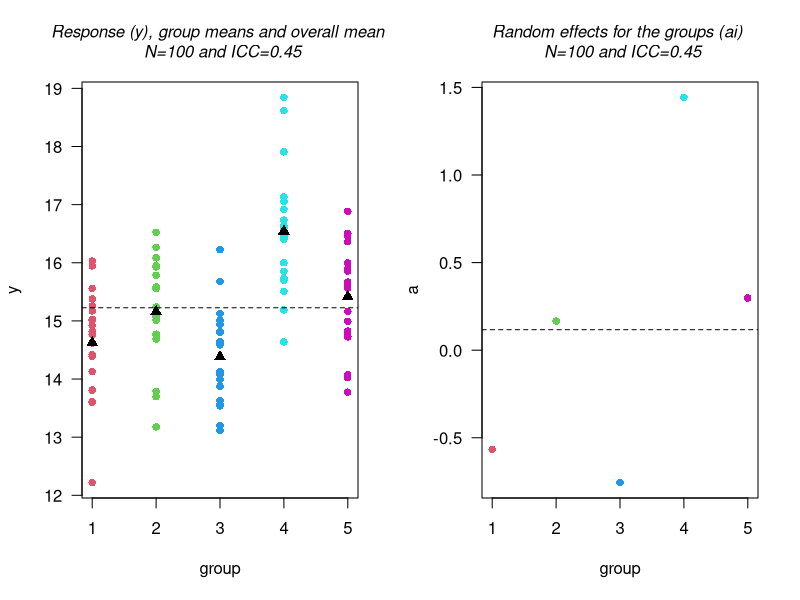
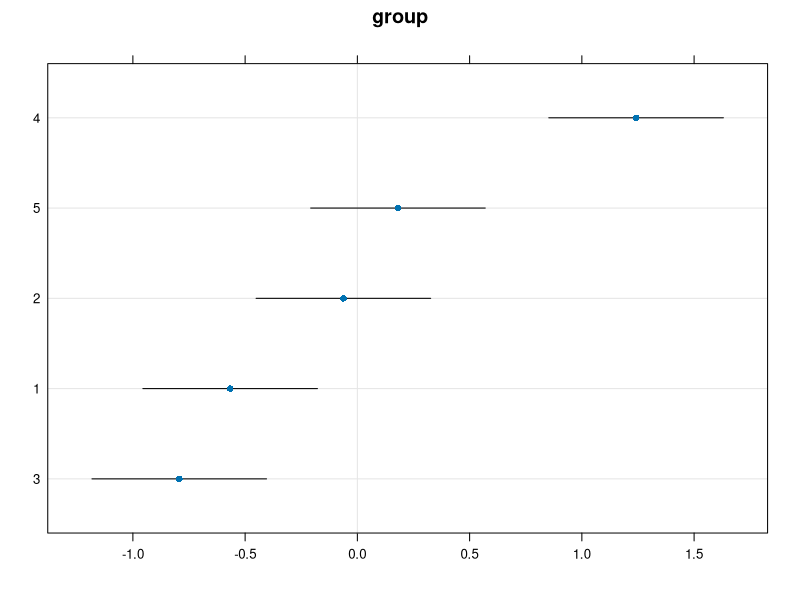
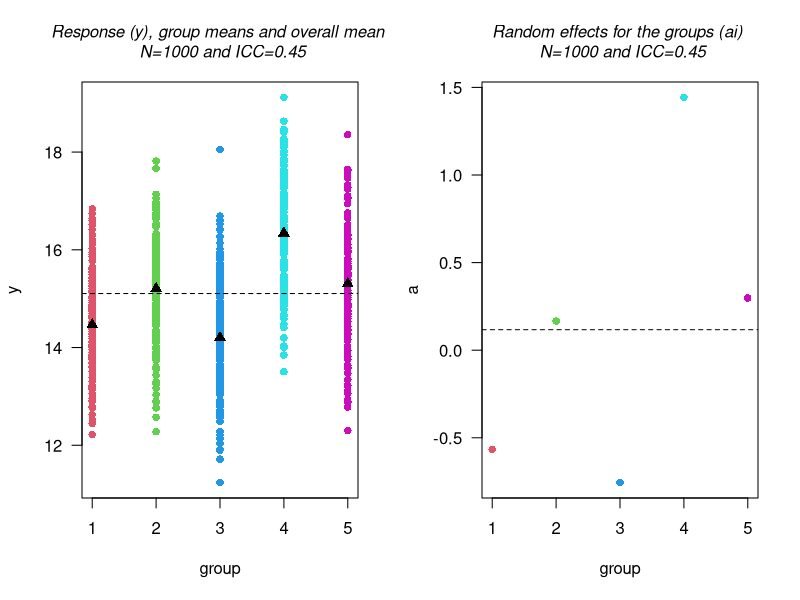
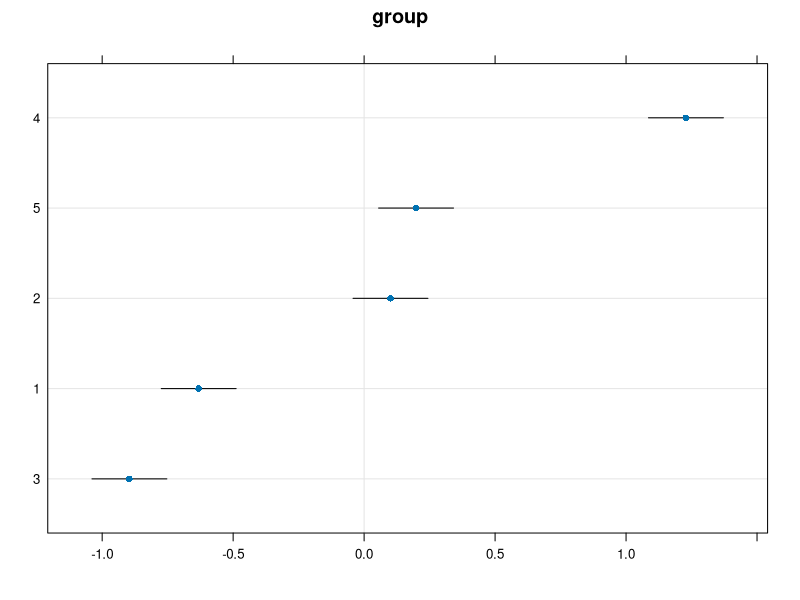
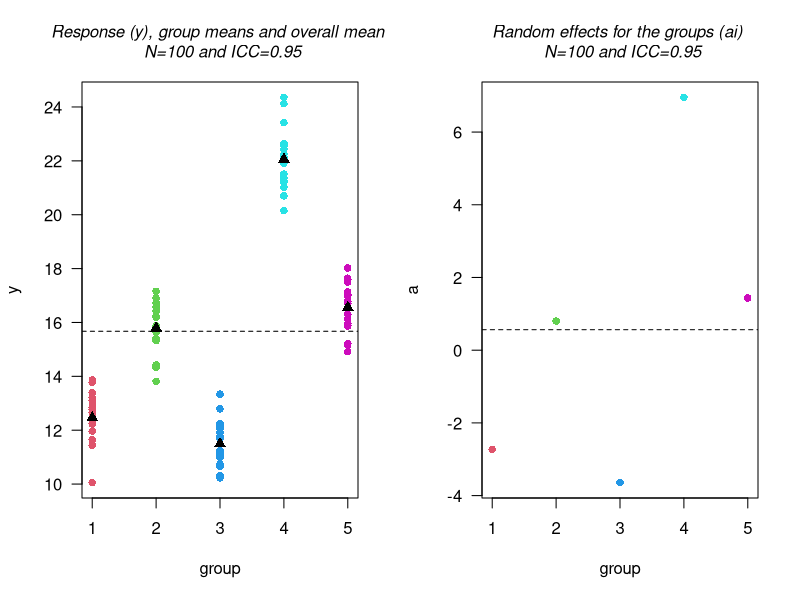
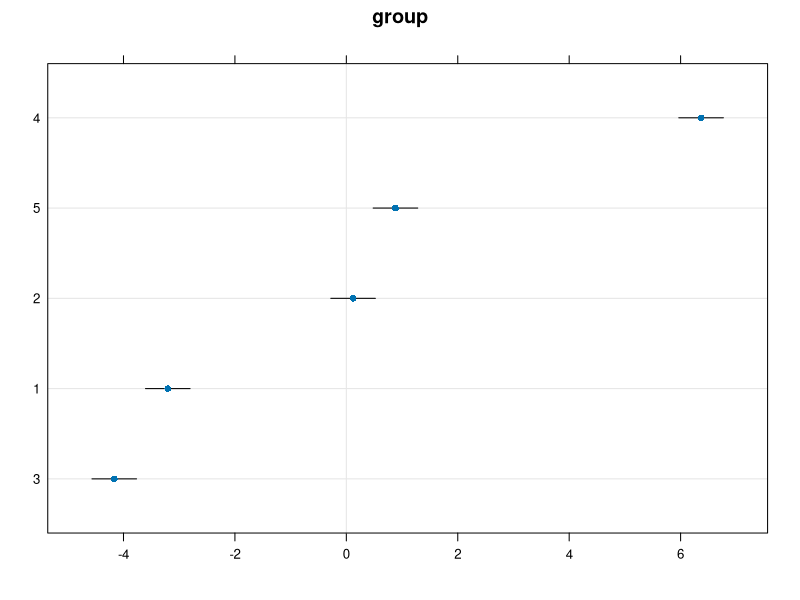
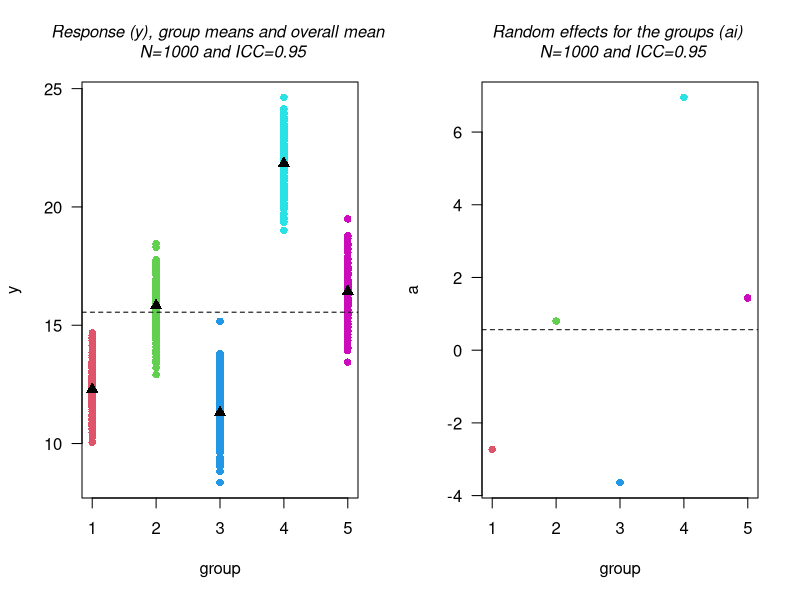
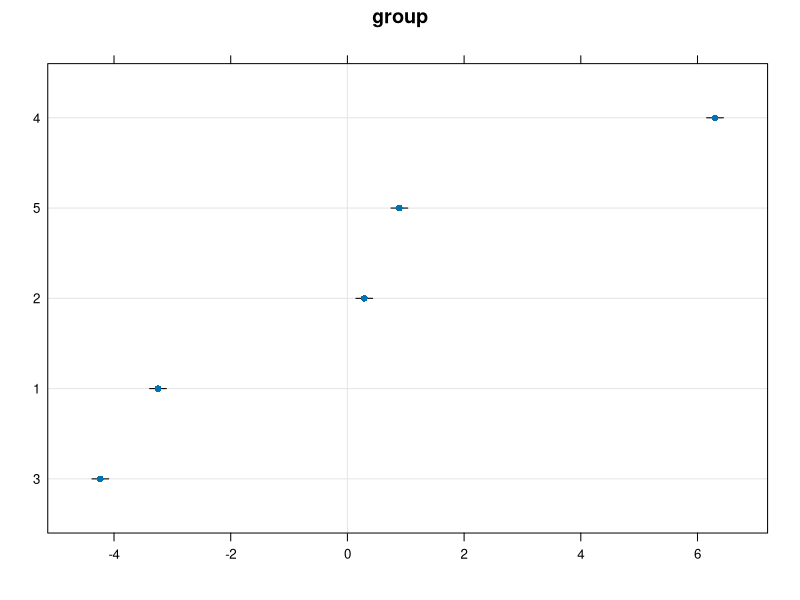

The R source for these figures, in order:
library(lmerTest)

rm(list = ls())


#---------------------------------------------------
# Sample Size 100 and Intraclass correlation 0.45
#---------------------------------------------------

ni <- 20 # sample size for each group
ng <- 5  # number of groups
mu = 15  # mean value

#We want intraclasscorrelation to be 0.45.
#We fix sigmaeps^2=1.
#Solve for sigmaa^2=9/11

sigma_e = sqrt(1)   #residual error variance or experimental error
sigma_a= sqrt(9/11)  # standard deviation of the random factor
sigma_e^2 #1
sigma_a^2 #9/11

#Check if it is 0.45
sigma_a^2/(sigma_a^2+sigma_e^2)# intraclass correlation (ratio of intraclass variance to total variance)

N=ni*ng #Total number of observations

set.seed(1)
df10045 <- data.frame( sample = 1:(ni*ng),
                  group = factor(rep(1:ng, each = ni)),
                  epsilon = rnorm(n = ni*ng, mean = 0, sd = sigma_e))

# epsilon: N(0,1)
df10045$ai<-0.0
set.seed(1)
ai<-rnorm(n=ng,mean = 0, sd = sigma_a)
for(igroup in 1:ng){
  for(iobs in 1:ni){
    df10045[iobs+ ni*(igroup-1),4]<-ai[igroup]
  }
}

## Generate response:
df10045$mu<-mu
df10045$y<- df10045$mu + df10045$ai + df10045$epsilon

#Create plots
str(df10045)
head(df10045,22)

(ymeans10045<-with(df10045,tapply(y, group, mean)))

par(mfrow=c(1,2))
with(df10045, stripchart(y ~ group, xlab='group', ylab='y', 
                    vertical=TRUE,cex=1.0,pch=16, las=1, col=2:11))

points(1:5, ymeans10045, pch = 17, cex = 1.2, col = "black")
abline(h=mean(df10045$y), lty = 2)
title(main=list("Response (y), group means and overall mean \n N=100 and ICC=0.45",cex=1, col="black", font=3))

with(df10045, stripchart(ai ~ group, xlab='group', ylab='a', 
                    vertical=TRUE,cex=1.0,pch=16, las=1, col=2:11))

abline(h=(mean(df10045$ai)), lty = 2, col= "black")
title(main=list("Random effects for the groups (ai) \n N=100 and ICC=0.45",
                cex=1.0, col="black", font=3))

##Fit model
m_lmer10045<-lmer(y~ 1 + (1|group), data=df10045)

summary(m_lmer10045)
#Mu=15.2258

#Estimated ICC
0.6716 / (0.6716 + 0.8195)
#0.4504057

## Confidence interval for mean:
confint(m_lmer10045)
#(Intercept) 14.4135451 16.038087

fixef(m_lmer10045)
ranef(m_lmer10045) #BLUPS estimators

library(lattice)
dotplot(ranef(m_lmer10045, condVar=TRUE), strip = FALSE)


#---------------------------------------------------
# Sample Size 1000 and Intraclass correlation 0.45
#---------------------------------------------------

ni <- 200 # sample size for each group

N=ni*ng #Total number of observations

set.seed(1)
df100045 <- data.frame( sample = 1:(ni*ng),
                       group = factor(rep(1:ng, each = ni)),
                       epsilon = rnorm(n = ni*ng, mean = 0, sd = sigma_e))

# epsilon: N(0,1)
df100045$ai<-0.0
set.seed(1)
ai<-rnorm(n=ng,mean = 0, sd = sigma_a)
for(igroup in 1:ng){
  for(iobs in 1:ni){
    df100045[iobs+ni*(igroup-1),4]<-ai[igroup]
  }
}


## Generate response:
df100045$mu<-mu
df100045$y<- df100045$mu + df100045$ai + df100045$epsilon

#Create plots
str(df100045)
head(df100045,22)

(ymeans100045<-with(df100045,tapply(y, group, mean)))

par(mfrow=c(1,2))
with(df100045, stripchart(y ~ group, xlab='group', ylab='y', 
                         vertical=TRUE,cex=1.0,pch=16, las=1, col=2:11))

points(1:5, ymeans100045, pch = 17, cex = 1.2, col = "black")
abline(h=mean(df100045$y), lty = 2)
title(main=list("Response (y), group means and overall mean \n N=1000 and ICC=0.45",cex=1, col="black", font=3))

with(df100045, stripchart(ai ~ group, xlab='group', ylab='a', 
                         vertical=TRUE,cex=1.0,pch=16, las=1, col=2:11))

abline(h=(mean(df100045$ai)), lty = 2, col= "black")
title(main=list("Random effects for the groups (ai) \n N=1000 and ICC=0.45",
                cex=1.0, col="black", font=3))

##Fit model
m_lmer100045<-lmer(y~ 1 + (1|group), data=df100045)

summary(m_lmer100045)
#Mu=15.1053

#Estimated ICC
0.6955 / (0.6955 + 0.8339)
#0.4547535

## Confidence interval for mean:
confint(m_lmer100045)
#(Intercept) 14.3001926 15.910369


fixef(m_lmer100045)
ranef(m_lmer100045) #BLUPS estimators

library(lattice)
dotplot(ranef(m_lmer100045, condVar=TRUE), strip = FALSE)


#---------------------------------------------------
# Sample Size 100 and Intraclass correlation 0.95
#---------------------------------------------------

ni <- 20 # sample size for each group

#We want intraclasscorrelation to be 0.95.
#We fix sigmaeps^2=1.
#Solve for sigma_a^2=19

sigma_a= sqrt(19)  # standard deviation of the random factor
sigma_a^2 #19

#Check if it is 0.95
sigma_a^2/(sigma_a^2+sigma_e^2)# intraclass correlation (ratio of intraclass variance to total variance)

N=ni*ng #Total number of observations

set.seed(1)
df10095 <- data.frame( sample = 1:(ni*ng),
                       group = factor(rep(1:ng, each = ni)),
                       epsilon = rnorm(n = ni*ng, mean = 0, sd = sigma_e))

# epsilon: N(0,1)
df10095$ai<-0.0
set.seed(1)
ai<-rnorm(n=ng,mean = 0, sd = sigma_a)
for(igroup in 1:ng){
  for(iobs in 1:ni){
    df10095[iobs+ ni*(igroup-1),4]<-ai[igroup]
  }
}

## Generate response:
df10095$mu<-mu
df10095$y<- df10095$mu + df10095$ai + df10095$epsilon

#Create plots
str(df10095)
head(df10095,22)

(ymeans10095<-with(df10095,tapply(y, group, mean)))

par(mfrow=c(1,2))
with(df10095, stripchart(y ~ group, xlab='group', ylab='y', 
                         vertical=TRUE,cex=1.0,pch=16, las=1, col=2:11))

points(1:5, ymeans10095, pch = 17, cex = 1.2, col = "black")
abline(h=mean(df10095$y), lty = 2)
title(main=list("Response (y), group means and overall mean \n N=100 and ICC=0.95",cex=1, col="black", font=3))

with(df10095, stripchart(ai ~ group, xlab='group', ylab='a', 
                         vertical=TRUE,cex=1.0,pch=16, las=1, col=2:11))

abline(h=(mean(df10095$ai)), lty = 2, col= "black")
title(main=list("Random effects for the groups (ai) \n N=100 and ICC=0.95",
                cex=1.0, col="black", font=3))

##Fit model
m_lmer10095<-lmer(y~ 1 + (1|group), data=df10095)

summary(m_lmer10095)
#Mu=15.672

#Estimated ICC
17.2827 / (17.2827  + 4.1572)
#0.8060998

## Confidence interval for mean:
confint(m_lmer10095)
#(Intercept) 11.669524 19.675198

fixef(m_lmer10095)
ranef(m_lmer10095) #BLUPS estimators

library(lattice)
dotplot(ranef(m_lmer10095, condVar=TRUE), strip = FALSE)

#---------------------------------------------------
# Sample Size 1000 and Intraclass correlation 0.95
#---------------------------------------------------

ni <- 200 # sample size for each group

sigma_a= sqrt(19)  # standard deviation of the random factor
sigma_a^2 #19

#Check if it is 0.95
sigma_a^2/(sigma_a^2+sigma_e^2)# intraclass correlation (ratio of intraclass variance to total variance)

N=ni*ng #Total number of observations

set.seed(1)
df100095 <- data.frame( sample = 1:(ni*ng),
                       group = factor(rep(1:ng, each = ni)),
                       epsilon = rnorm(n = ni*ng, mean = 0, sd = sigma_e))

# epsilon: N(0,1)
df100095$ai<-0.0
set.seed(1)
ai<-rnorm(n=ng,mean = 0, sd = sigma_a)
for(igroup in 1:ng){
  for(iobs in 1:ni){
    df100095[iobs+ ni*(igroup-1),4]<-ai[igroup]
  }
}

## Generate response:
df100095$mu<-mu
df100095$y<- df100095$mu + df100095$ai + df100095$epsilon

#Create plots
str(df100095)
head(df100095,22)

(ymeans100095<-with(df100095,tapply(y, group, mean)))

par(mfrow=c(1,2))
with(df100095, stripchart(y ~ group, xlab='group', ylab='y', 
                         vertical=TRUE,cex=1.0,pch=16, las=1, col=2:11))

points(1:5, ymeans100095, pch = 17, cex = 1.2, col = "black")
abline(h=mean(df100095$y), lty = 2)
title(main=list("Response (y), group means and overall mean \n N=1000 and ICC=0.95",cex=1, col="black", font=3))

with(df100095, stripchart(ai ~ group, xlab='group', ylab='a', 
                         vertical=TRUE,cex=1.0,pch=16, las=1, col=2:11))

abline(h=(mean(df100095$ai)), lty = 2, col= "black")
title(main=list("Random effects for the groups (ai) \n N=1000 and ICC=0.95",
                cex=1.0, col="black", font=3))

##Fit model
m_lmer100095<-lmer(y~ 1 + (1|group), data=df100095)

summary(m_lmer100095)
#Mu=15.552

#Estimated ICC
17.265 / (17.265  + 4.155)
#0.8060224

## Confidence interval for mean:
confint(m_lmer100095)
#(Intercept) 11.5552062 19.548445


fixef(m_lmer100095)
ranef(m_lmer100095) #BLUPS estimators

library(lattice)
dotplot(ranef(m_lmer100095, condVar=TRUE), strip = FALSE)


#---------------------------------------------------
# Sample Size 100 and Intraclass correlation 0
#---------------------------------------------------

ni <- 20 # sample size for each group

#We want intraclasscorrelation to be 0.
#We fix sigmaeps^2=1.
#Solve for sigmaa^2=0

sigma_a= sqrt(0)  # standard deviation of the random factor
sigma_a^2 #0

#Check if it is 0
sigma_a^2/(sigma_a^2+sigma_e^2)# intraclass correlation (ratio of intraclass variance to total variance)

N=ni*ng #Total number of observations

set.seed(1)
df100 <- data.frame( sample = 1:(ni*ng),
                        group = factor(rep(1:ng, each = ni)),
                        epsilon = rnorm(n = ni*ng, mean = 0, sd = sigma_e))

# epsilon: N(0,1)
df100$ai<-0.0
set.seed(1)
ai<-rnorm(n=ng,mean = 0, sd = sigma_a)
for(igroup in 1:ng){
  for(iobs in 1:ni){
    df100[iobs+ ni*(igroup-1),4]<-ai[igroup]
  }
}

## Generate response:
df100$mu<-mu
df100$y<- df100$mu + df100$ai + df100$epsilon

#Create plots
str(df100)
head(df100,22)

(ymeans100<-with(df100,tapply(y, group, mean)))

par(mfrow=c(1,2))
with(df100, stripchart(y ~ group, xlab='group', ylab='y', 
                          vertical=TRUE,cex=1.0,pch=16, las=1, col=2:11))

points(1:5, ymeans100, pch = 17, cex = 1.2, col = "black")
abline(h=mean(df100$y), lty = 2)
title(main=list("Response (y), group means and overall mean \n N=100 and ICC=0",cex=1, col="black", font=3))

with(df100, stripchart(ai ~ group, xlab='group', ylab='a', 
                          vertical=TRUE,cex=1.0,pch=16, las=1, col=2:11))

abline(h=(mean(df100$ai)), lty = 2, col= "black")
title(main=list("Random effects for the groups (ai) \n N=100 and ICC=0",
                cex=1.0, col="black", font=3))


##Fit model
m_lmer100<-lmer(y~ 1 + (1|group), data=df100)

summary(m_lmer100)
#Mu=15.10889

#Estimated ICC
0 / (0  + 0)
#NA

## Confidence interval for mean:
confint(m_lmer100)
#(Intercept) 14.932236 15.2855390


fixef(m_lmer100)
ranef(m_lmer100) #BLUPS estimators

library(lattice)
dotplot(ranef(m_lmer100, condVar=TRUE), strip = FALSE)

#---------------------------------------------------
# Sample Size 1000 and Intraclass correlation 0
#---------------------------------------------------

ni <- 200 # sample size for each group

N=ni*ng #Total number of observations

set.seed(1)
df1000 <- data.frame( sample = 1:(ni*ng),
                     group = factor(rep(1:ng, each = ni)),
                     epsilon = rnorm(n = ni*ng, mean = 0, sd = sigma_e))

# epsilon: N(0,1)
df1000$ai<-0.0
set.seed(1)
ai<-rnorm(n=ng,mean = 0, sd = sigma_a)
for(igroup in 1:ng){
  for(iobs in 1:ni){
    df1000[iobs+ ni*(igroup-1),4]<-ai[igroup]
  }
}

## Generate response:
df1000$mu<-mu
df1000$y<- df1000$mu + df1000$ai + df1000$epsilon

#Create plots
str(df1000)
head(df1000,22)

(ymeans1000<-with(df1000,tapply(y, group, mean)))

par(mfrow=c(1,2))
with(df1000, stripchart(y ~ group, xlab='group', ylab='y', 
                       vertical=TRUE,cex=1.0,pch=16, las=1, col=2:11))

points(1:5, ymeans1000, pch = 17, cex = 1.2, col = "black")
abline(h=mean(df1000$y), lty = 2)
title(main=list("Response (y), group means and overall mean \n N=1000 and ICC=0",cex=1, col="black", font=3))

with(df1000, stripchart(ai ~ group, xlab='group', ylab='a', 
                       vertical=TRUE,cex=1.0,pch=16, las=1, col=2:11))

abline(h=(mean(df1000$ai)), lty = 2, col= "black")
title(main=list("Random effects for the groups (ai) \n N=1000 and ICC=0",
                cex=1.0, col="black", font=3))

##Fit model
m_lmer1000<-lmer(y~ 1 + (1|group), data=df1000)

summary(m_lmer1000)
#Mu=14.98835

#Estimated ICC
0 / (0  + 0)
#NA

## Confidence interval for mean:
confint(m_lmer1000)
#(Intercept) 14.9241787 15.0525250

fixef(m_lmer1000)
ranef(m_lmer1000) #BLUPS estimators

library(lattice)
dotplot(ranef(m_lmer1000, condVar=TRUE), strip = FALSE)

#--------------------
# Combined Plots
#--------------------

#PLOT RESPONSE
par(mfrow=c(2,3))

#N=100 ICC=0
with(df100, stripchart(y ~ group, xlab='group', ylab='y', 
                       vertical=TRUE,cex=1.0,pch=16, las=1, col=2:11))

points(1:5, ymeans100, pch = 17, cex = 1.2, col = "black")
abline(h=mean(df100$y), lty = 2)
title(main=list("N=100 and ICC=0",cex=1, col="black", font=3))

#N=100 ICC=0.45
with(df10045, stripchart(y ~ group, xlab='group', ylab='y', 
                         vertical=TRUE,cex=1.0,pch=16, las=1, col=2:11))

points(1:5, ymeans10045, pch = 17, cex = 1.2, col = "black")
abline(h=mean(df10045$y), lty = 2)
title(main=list("N=100 and ICC=0.45",cex=1, col="black", font=3))

#N=100 ICC=0.95
with(df10095, stripchart(y ~ group, xlab='group', ylab='y', 
                         vertical=TRUE,cex=1.0,pch=16, las=1, col=2:11))

points(1:5, ymeans10095, pch = 17, cex = 1.2, col = "black")
abline(h=mean(df10095$y), lty = 2)
title(main=list("N=100 and ICC=0.95",cex=1, col="black", font=3))

#N=1000 ICC=0
with(df1000, stripchart(y ~ group, xlab='group', ylab='y', 
                        vertical=TRUE,cex=1.0,pch=16, las=1, col=2:11))

points(1:5, ymeans1000, pch = 17, cex = 1.2, col = "black")
abline(h=mean(df1000$y), lty = 2)
title(main=list("N=1000 and ICC=0",cex=1, col="black", font=3))

#N=1000 ICC=0.45
with(df100045, stripchart(y ~ group, xlab='group', ylab='y', 
                          vertical=TRUE,cex=1.0,pch=16, las=1, col=2:11))

points(1:5, ymeans100045, pch = 17, cex = 1.2, col = "black")
abline(h=mean(df100045$y), lty = 2)
title(main=list("N=1000 and ICC=0.45",cex=1, col="black", font=3))

#N=1000 ICC=0.95
with(df100095, stripchart(y ~ group, xlab='group', ylab='y', 
                          vertical=TRUE,cex=1.0,pch=16, las=1, col=2:11))

points(1:5, ymeans100095, pch = 17, cex = 1.2, col = "black")
abline(h=mean(df100095$y), lty = 2)
title(main=list("N=1000 and ICC=0.95",cex=1, col="black", font=3))



#Plot RANDOM EFFECT
par(mfrow=c(2,3))

#N=100 ICC=0
with(df100, stripchart(ai ~ group, xlab='group', ylab='a', 
                       vertical=TRUE,cex=1.0,pch=16, las=1, col=2:11))

abline(h=(mean(df100$ai)), lty = 2, col= "black")
title(main=list("Random effects for the groups (ai) \n N=100 and ICC=0",
                cex=1.0, col="black", font=3))



#N=100 ICC=0.45
with(df10045, stripchart(ai ~ group, xlab='group', ylab='a', 
                         vertical=TRUE,cex=1.0,pch=16, las=1, col=2:11))

abline(h=(mean(df10045$ai)), lty = 2, col= "black")
title(main=list("Random effects for the groups (ai) \n N=100 and ICC=0.45",
                cex=1.0, col="black", font=3))

#N=100 ICC=0.95
with(df10095, stripchart(ai ~ group, xlab='group', ylab='a', 
                         vertical=TRUE,cex=1.0,pch=16, las=1, col=2:11))

abline(h=(mean(df10095$ai)), lty = 2, col= "black")
title(main=list("Random effects for the groups (ai) \n N=100 and ICC=0.95",
                cex=1.0, col="black", font=3))


#N=1000 ICC=0
with(df1000, stripchart(ai ~ group, xlab='group', ylab='a', 
                        vertical=TRUE,cex=1.0,pch=16, las=1, col=2:11))

abline(h=(mean(df1000$ai)), lty = 2, col= "black")
title(main=list("Random effects for the groups (ai) \n N=1000 and ICC=0",
                cex=1.0, col="black", font=3))


#N=1000 ICC=0.45
with(df100045, stripchart(ai ~ group, xlab='group', ylab='a', 
                          vertical=TRUE,cex=1.0,pch=16, las=1, col=2:11))

abline(h=(mean(df100045$ai)), lty = 2, col= "black")
title(main=list("Random effects for the groups (ai) \n N=1000 and ICC=0.45",
                cex=1.0, col="black", font=3))


#N=1000 ICC=0.95
with(df100095, stripchart(ai ~ group, xlab='group', ylab='a', 
                          vertical=TRUE,cex=1.0,pch=16, las=1, col=2:11))

abline(h=(mean(df100095$ai)), lty = 2, col= "black")
title(main=list("Random effects for the groups (ai) \n N=1000 and ICC=0.95",
                cex=1.0, col="black", font=3))



#PLOT DOTPLOT
library(lattice)
library(gridExtra)
library(grid)

# Generate lattice dotplots and save them to a list
plots <- list(
  dotplot(ranef(m_lmer100, condVar = TRUE), strip = FALSE, sub = "N=100 and ICC=0"),
  dotplot(ranef(m_lmer10045, condVar = TRUE), strip = FALSE, sub = "N=100 and ICC=0.45"),
  dotplot(ranef(m_lmer10095, condVar = TRUE), strip = FALSE, sub = "N=100 and ICC=0.95"),
  dotplot(ranef(m_lmer1000, condVar = TRUE), strip = FALSE, sub = "N=1000 and ICC=0"),
  dotplot(ranef(m_lmer100045, condVar = TRUE), strip = FALSE, sub = "N=1000 and ICC=0.45"),
  dotplot(ranef(m_lmer100095, condVar = TRUE), strip = FALSE, sub = "N=1000 and ICC=0.45")
)

# Create a function to capture and convert each plot to a grob
grob_list <- lapply(plots, function(p) {
  grid.grabExpr(print(p))
})

# Arrange the grobs in a 2x3 layout
grid.arrange(grobs = grob_list, ncol = 3)
